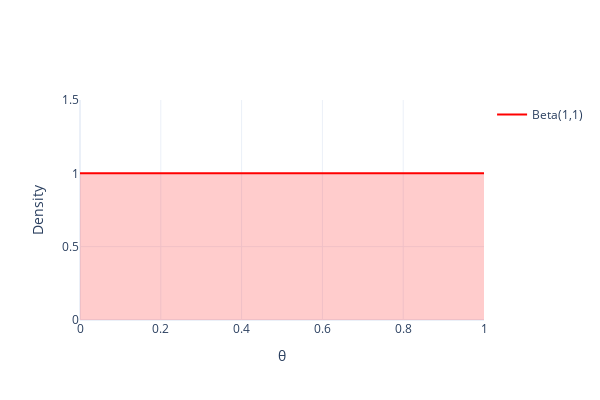

The code cell stored with this chart in its notebook:
### Markdown cell above
In this simple example, I chose a uniform prior simply because it was easy to work with. But in practice, we often want to choose a prior that is more informative. Can we specify a valid prior that results in a posterior distribution that is simple to work with?

Taking our binomial likelihood again as an example:

$$P(\theta | n, y) \propto \theta^y (1-\theta)^{n-y}$$

we can see that it is of the general form $\theta^a (1-\theta)^b$. Thus, we are looking for a parametric distribution that describes the distribution of or uncertainty in $\theta$ that is of this general form. The **beta distribution** satisfies these criteria:

$$P(\theta | \alpha, \beta) \propto \theta^{\alpha-1} (1-\theta)^{\beta-1}$$

![](images/Beta_distribution_pdf.png)

The parameters $\alpha, \beta$ are called **hyperparameters**, and here they suggest prior information corresponding to $\alpha-1$ "successes" and $\beta-1$ failures. 

Let's go ahead and calculate the posterior distribution:

$$\begin{aligned}
P(\theta | n, y) &\propto& \theta^y (1-\theta)^{n-y} \theta^{\alpha-1} (1-\theta)^{\beta-1} \\
    &=& \theta^{y+\alpha-1} (1-\theta)^{n-y+\beta-1} \\
    &=& \text{Beta}(\alpha + y, \beta + n -y) \\
\end{aligned}$$

So, in this instance, the posterior distribution follows the same functional form as the prior. This phenomenon is referred to as **conjugacy**, whereby the beta distribution is in the conjugate family for the binomial sampling distribution.

> What is the posterior distribution when a Beta(1,1) prior is used?

### Code cell
from scipy.stats import beta

theta = np.linspace(0, 1, 100)

pdf = beta.pdf(theta, 1, 1)

go.Figure().add_trace(go.Scatter(
    x=theta, y=pdf,
    mode='lines',
    line=dict(color='red', width=2),
    name='Beta(1,1)'
)).add_trace(go.Scatter(
    x=theta, y=pdf,
    fill='tozeroy',
    fillcolor='rgba(255,0,0,0.2)',
    mode='none',
    showlegend=False
)).update_layout(
    xaxis_title='θ',
    yaxis_title='Density',
    yaxis=dict(range=[0, 1.5]),
    width=600,
    height=400
)

### Figure 1 — Plotly figure (JSON) as saved in the notebook; plotly's stock layout.template omitted (floating-point values rounded to 4 significant figures)
{"data": [{"line": {"color": "red", "width": 2}, "mode": "lines", "name": "Beta(1,1)", "type": "scatter", "x": [0.0, 0.0101, 0.0202, 0.0303, 0.0404, 0.05051, 0.06061, 0.07071, 0.08081, 0.09091, 0.101, 0.1111, 0.1212, 0.1313, 0.1414, 0.1515, 0.1616, 0.1717, 0.1818, 0.1919, 0.202, 0.2121, 0.2222, 0.2323, 0.2424, 0.2525, 0.2626, 0.2727, 0.2828, 0.2929, 0.303, 0.3131, 0.3232, 0.3333, 0.3434, 0.3535, 0.3636, 0.3737, 0.3838, 0.3939, 0.404, 0.4141, 0.4242, 0.4343, 0.4444, 0.4545, 0.4646, 0.4747, 0.4848, 0.4949, 0.5051, 0.5152, 0.5253, 0.5354, 0.5455, 0.5556, 0.5657, 0.5758, 0.5859, 0.596, 0.6061, 0.6162, 0.6263, 0.6364, 0.6465, 0.6566, 0.6667, 0.6768, 0.6869, 0.697, 0.7071, 0.7172, 0.7273, 0.7374, 0.7475, 0.7576, 0.7677, 0.7778, 0.7879, 0.798, 0.8081, 0.8182, 0.8283, 0.8384, 0.8485, 0.8586, 0.8687, 0.8788, 0.8889, 0.899, 0.9091, 0.9192, 0.9293, 0.9394, 0.9495, 0.9596, 0.9697, 0.9798, 0.9899, 1.0], "y": [1.0, 1.0, 1.0, 1.0, 1.0, 1.0, 1.0, 1.0, 1.0, 1.0, 1.0, 1.0, 1.0, 1.0, 1.0, 1.0, 1.0, 1.0, 1.0, 1.0, 1.0, 1.0, 1.0, 1.0, 1.0, 1.0, 1.0, 1.0, 1.0, 1.0, 1.0, 1.0, 1.0, 1.0, 1.0, 1.0, 1.0, 1.0, 1.0, 1.0, 1.0, 1.0, 1.0, 1.0, 1.0, 1.0, 1.0, 1.0, 1.0, 1.0, 1.0, 1.0, 1.0, 1.0, 1.0, 1.0, 1.0, 1.0, 1.0, 1.0, 1.0, 1.0, 1.0, 1.0, 1.0, 1.0, 1.0, 1.0, 1.0, 1.0, 1.0, 1.0, 1.0, 1.0, 1.0, 1.0, 1.0, 1.0, 1.0, 1.0, 1.0, 1.0, 1.0, 1.0, 1.0, 1.0, 1.0, 1.0, 1.0, 1.0, 1.0, 1.0, 1.0, 1.0, 1.0, 1.0, 1.0, 1.0, 1.0, 1.0]}, {"fill": "tozeroy", "fillcolor": "rgba(255,0,0,0.2)", "mode": "none", "showlegend": false, "type": "scatter", "x": [0.0, 0.0101, 0.0202, 0.0303, 0.0404, 0.05051, 0.06061, 0.07071, 0.08081, 0.09091, 0.101, 0.1111, 0.1212, 0.1313, 0.1414, 0.1515, 0.1616, 0.1717, 0.1818, 0.1919, 0.202, 0.2121, 0.2222, 0.2323, 0.2424, 0.2525, 0.2626, 0.2727, 0.2828, 0.2929, 0.303, 0.3131, 0.3232, 0.3333, 0.3434, 0.3535, 0.3636, 0.3737, 0.3838, 0.3939, 0.404, 0.4141, 0.4242, 0.4343, 0.4444, 0.4545, 0.4646, 0.4747, 0.4848, 0.4949, 0.5051, 0.5152, 0.5253, 0.5354, 0.5455, 0.5556, 0.5657, 0.5758, 0.5859, 0.596, 0.6061, 0.6162, 0.6263, 0.6364, 0.6465, 0.6566, 0.6667, 0.6768, 0.6869, 0.697, 0.7071, 0.7172, 0.7273, 0.7374, 0.7475, 0.7576, 0.7677, 0.7778, 0.7879, 0.798, 0.8081, 0.8182, 0.8283, 0.8384, 0.8485, 0.8586, 0.8687, 0.8788, 0.8889, 0.899, 0.9091, 0.9192, 0.9293, 0.9394, 0.9495, 0.9596, 0.9697, 0.9798, 0.9899, 1.0], "y": [1.0, 1.0, 1.0, 1.0, 1.0, 1.0, 1.0, 1.0, 1.0, 1.0, 1.0, 1.0, 1.0, 1.0, 1.0, 1.0, 1.0, 1.0, 1.0, 1.0, 1.0, 1.0, 1.0, 1.0, 1.0, 1.0, 1.0, 1.0, 1.0, 1.0, 1.0, 1.0, 1.0, 1.0, 1.0, 1.0, 1.0, 1.0, 1.0, 1.0, 1.0, 1.0, 1.0, 1.0, 1.0, 1.0, 1.0, 1.0, 1.0, 1.0, 1.0, 1.0, 1.0, 1.0, 1.0, 1.0, 1.0, 1.0, 1.0, 1.0, 1.0, 1.0, 1.0, 1.0, 1.0, 1.0, 1.0, 1.0, 1.0, 1.0, 1.0, 1.0, 1.0, 1.0, 1.0, 1.0, 1.0, 1.0, 1.0, 1.0, 1.0, 1.0, 1.0, 1.0, 1.0, 1.0, 1.0, 1.0, 1.0, 1.0, 1.0, 1.0, 1.0, 1.0, 1.0, 1.0, 1.0, 1.0, 1.0, 1.0]}], "layout": {"height": 400, "width": 600, "xaxis": {"title": {"text": "θ"}}, "yaxis": {"range": [0, 1.5], "title": {"text": "Density"}}}}
